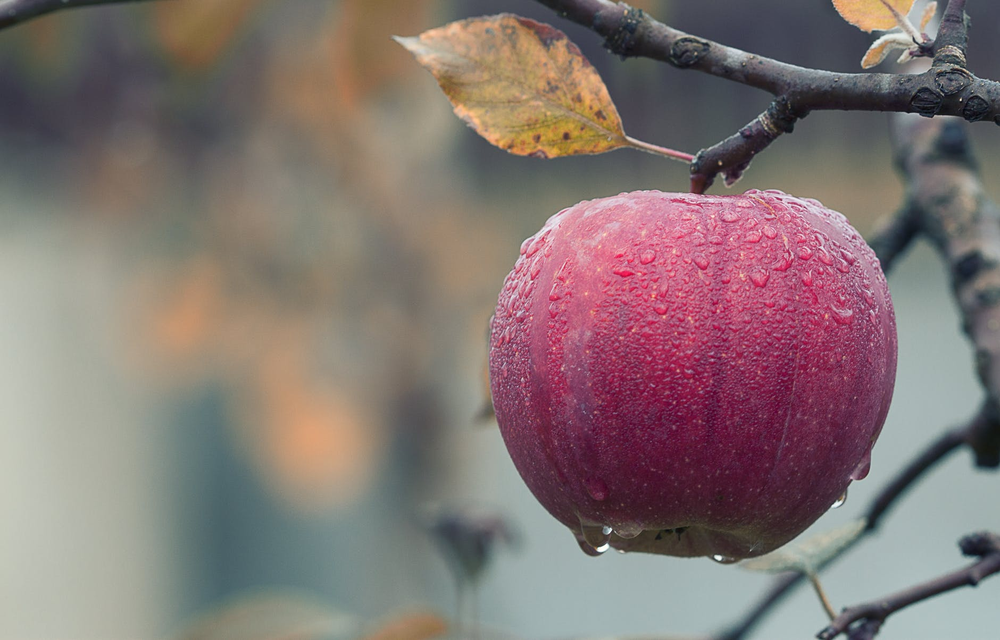
#> input picture Project/Apple1.png, 1000 x 640 px, shrunk from 1880 x 1204 before the run, found by its file name
$ jupyter execute KMeans_+_LSB_+_AES.ipynb
#> lines starting #> are read from the running program, lines starting #| are printed output that depends on the picture
<a href="https://colab.research.google.com/github/shaina-12/Image-Steganography---Digital-Watermarking-to-Hide-Text-Messages---Networking-5th-Sem-Project/blob/main/ExperimentalCodes/%20KMeans_%2B_LSB_%2B_AES.ipynb" target="_parent"></a>

[cell 1]
import numpy as np
import cv2
import types
# from google.colab.patches import cv2_imshow
# from google.colab import drive
import matplotlib.pyplot as plt
# drive.mount('/content/drive')

[cell 2]
#loading the image
image = cv2.imread('E:\Xtemp\GitClones\Image-Steganography\Test Images\RGB Images\PNG Images\Apple1.png')
#> image is the input picture: shape (640, 1000, 3); mean B, G, R 115.3, 117.1, 131.6
#changing the color of the image from bgr to rgb
image = cv2.cvtColor(image, cv2.COLOR_BGR2RGB)
#reshaping the image into a 2D array of pixels and 3 color values(RGB)
pixel_vals = image.reshape((-1,3))
#converts to float type only for supporting cv2.kmeans
pixel_vals = np.float32(pixel_vals)

[cell 3]
plt.imshow(image)

[cell 4]
#carrying out the clustering process
#criteria
criteria = (cv2.TERM_CRITERIA_EPS + cv2.TERM_CRITERIA_MAX_ITER, 100, 0.85)
#choosing the number of clusters
k=3
#performing kmeans clustering
retval, labels, centers = cv2.kmeans(pixel_vals, k, None, criteria, 10, cv2.KMEANS_RANDOM_CENTERS)
#> retval = 879085059.2; centers = [[177.8, 170.9, 165], [137.8, 120.6, 112.7], [80.23, 62.67, 73.32]]

[cell 5]
#convert data into 8 bit values
centers = np.uint8(centers)
#> centers = [[177, 170, 165], [137, 120, 112], [80, 62, 73]]
#mapping labels to center points (RGB Value)
segmented_data = centers[labels.flatten()]
#reshape the data into the original image dimensions
segmented_image = segmented_data.reshape((image.shape))
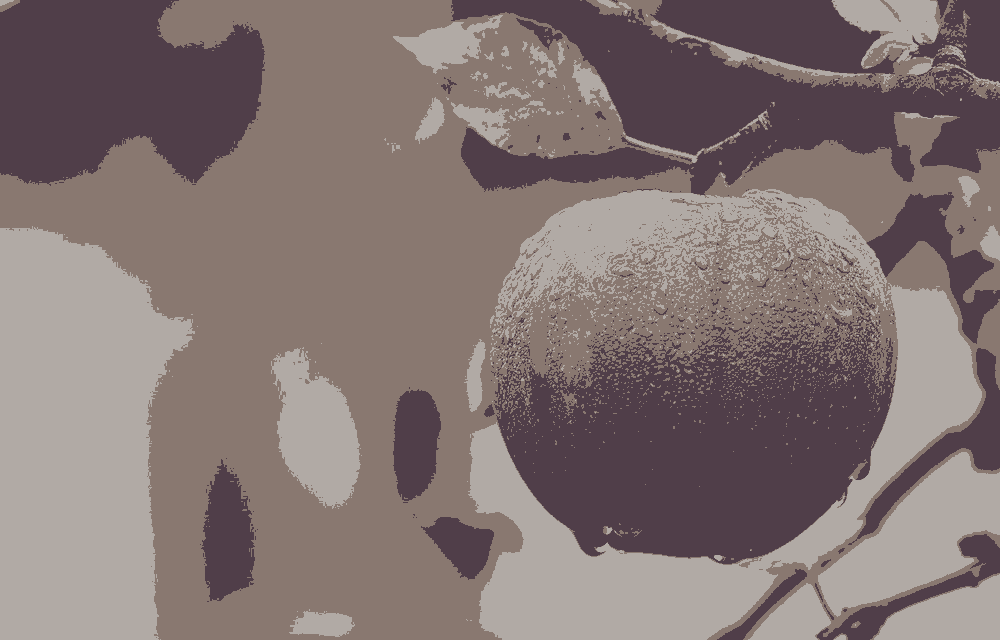
#> segmented_image: shape (640, 1000, 3); mean R, G, B 130.9, 116.4, 114.9
plt.imshow(segmented_image)

[cell 6]
from PIL import Image
clustered_image = Image.fromarray(segmented_image)
clustered_image.save('clustered_img.png')

[cell 7]
retval
#> Out = 879085059.2

[cell 8]
labels

[cell 9]
centers
#> Out = [[177, 170, 165], [137, 120, 112], [80, 62, 73]]

[cell 10]
pixel_vals

[cell 11]
image_one_array = []
image_two_array = []
image_three_array = []
for i in range(0, len(labels)):
  if (labels[i][0] == 0):
    image_one_array.append(pixel_vals[i])
  elif (labels[i][0] == 1):
    image_two_array.append(pixel_vals[i])
  else:
    image_three_array.append(pixel_vals[i])
#> after the loop, image_one_array = 175975 items; image_three_array = 191551 items; image_two_array = 272474 items
print(len(image_one_array),len(image_two_array),len(image_three_array))
#| 175975 272474 191551

[cell 12]
import math
len1 = len(image_one_array)
#> len1 = 175975
len2 = len(image_two_array)
#> len2 = 272474
len3 = len(image_three_array)
#> len3 = 191551
#padding of the image
pad1 = math.ceil(math.sqrt(len1))**2-len1
#> pad1 = 425
pad2 = math.ceil(math.sqrt(len2))**2-len2
#> pad2 = 10
pad3 = math.ceil(math.sqrt(len3))**2-len3
#> pad3 = 293
print(pad1, pad2, pad3)
#| 425 10 293

[cell 13]
white = np.array([255.0,255.0,255.0],dtype = np.float32)
for i in range(0,pad1):
  image_one_array.append(white)
#> after the loop, image_one_array = 176400 items
for i in range(0,pad2):
  image_two_array.append(white)
#> after the loop, image_two_array = 272484 items
for i in range(0,pad3):
  image_three_array.append(white)
#> after the loop, image_three_array = 191844 items

[cell 14]
d1 = int(math.sqrt(len(image_one_array)))
#> d1 = 420
print(len(image_one_array), d1)
#| 176400 420
d2 = int(math.sqrt(len(image_two_array)))
#> d2 = 522
print(len(image_two_array), d2)
#| 272484 522
d3 = int(math.sqrt(len(image_three_array)))
#> d3 = 438
print(len(image_three_array), d3)
#| 191844 438

[cell 15]
#creation of three images according to the clusters
cluster1 = np.uint8(np.array(image_one_array)).reshape((d1, d1, 3))
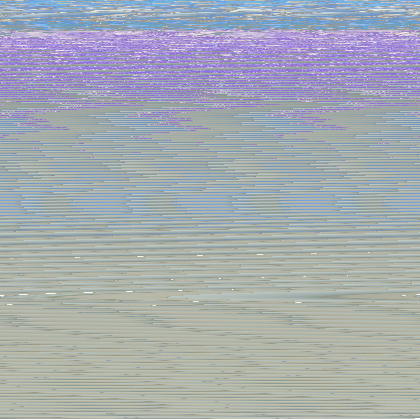
#> cluster1: shape (420, 420, 3); mean of channels 0, 1, 2 177.9, 171.1, 165.2; drawn as B, G, R
cluster2 = np.uint8(np.array(image_two_array)).reshape((d2, d2, 3))
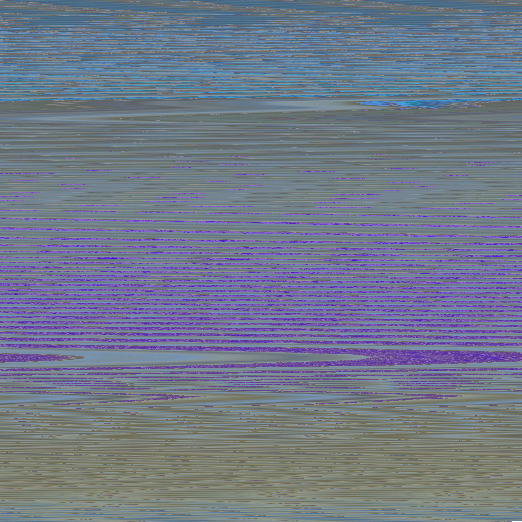
#> cluster2: shape (522, 522, 3); mean of channels 0, 1, 2 137.8, 120.6, 112.7; drawn as B, G, R
cluster3 = np.uint8(np.array(image_three_array)).reshape(d3, d3, 3)
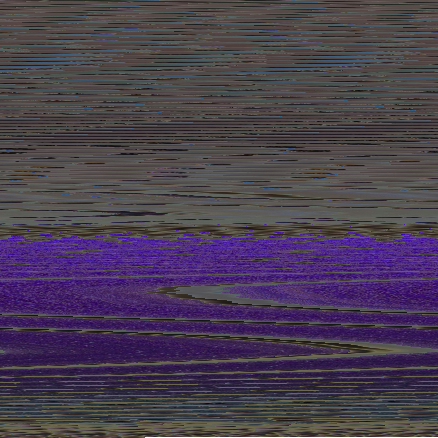
#> cluster3: shape (438, 438, 3); mean of channels 0, 1, 2 80.5, 63, 73.6; drawn as B, G, R
